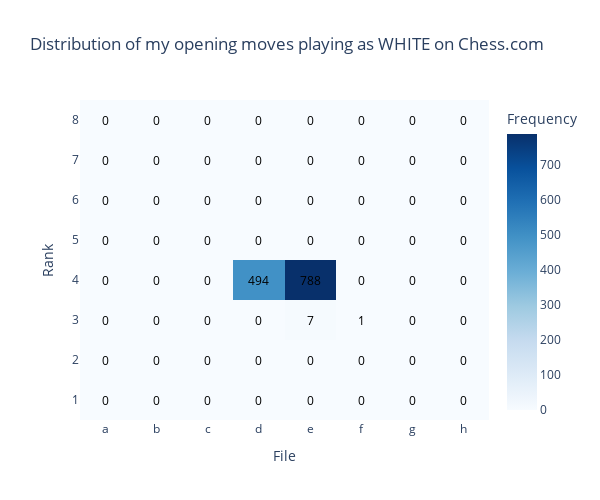

The cell this chart's notebook holds for it:
### Code cell
# Create annotated heatmap using Plotly
fig = go.Figure(data=go.Heatmap(
    z=white_heatmap_data,
    x=['a', 'b', 'c', 'd', 'e', 'f', 'g', 'h'],
    y=['8', '7', '6', '5', '4', '3', '2', '1'],  # Correct order for y-axis
    colorscale='Blues',
    colorbar=dict(title='Frequency')
))

# Add annotations
for i in range(len(white_heatmap_data)):
    for j in range(len(white_heatmap_data[i])):
        fig.add_annotation(
            x=j, y=i,
            text=str(white_heatmap_data[i][j]),
            showarrow=False,
            font=dict(color='black', size=12)
        )

# Update layout to correctly order the y-axis
fig.update_layout(
    title='Distribution of my opening moves playing as WHITE on Chess.com',
    xaxis=dict(title='File'),
    yaxis=dict(title='Rank', autorange='reversed'),
    xaxis_tickmode='array',
    yaxis_tickmode='array',
    xaxis_tickvals=list(range(8)),
    yaxis_tickvals=list(range(8)),
    xaxis_ticktext=['a', 'b', 'c', 'd', 'e', 'f', 'g', 'h'],
    yaxis_ticktext=['8', '1', '2', '3', '4', '5', '6', '7'],  # Correct order for y-axis
    width=600,
    height=500,
    autosize=False
)

# Show plot
fig.show()

### Figure 1 — Plotly figure (JSON) as saved in the notebook; plotly's stock layout.template omitted (floating-point values rounded to 4 significant figures)
{"data": [{"colorbar": {"title": {"text": "Frequency"}}, "colorscale": [[0, "rgb(247,251,255)"], [0.125, "rgb(222,235,247)"], [0.25, "rgb(198,219,239)"], [0.375, "rgb(158,202,225)"], [0.5, "rgb(107,174,214)"], [0.625, "rgb(66,146,198)"], [0.75, "rgb(33,113,181)"], [0.875, "rgb(8,81,156)"], [1, "rgb(8,48,107)"]], "type": "heatmap", "x": ["a", "b", "c", "d", "e", "f", "g", "h"], "y": ["8", "7", "6", "5", "4", "3", "2", "1"], "z": [[0, 0, 0, 0, 0, 0, 0, 0], [0, 0, 0, 0, 0, 0, 0, 0], [0, 0, 0, 0, 0, 0, 0, 0], [0, 0, 0, 0, 0, 0, 0, 0], [0, 0, 0, 494, 788, 0, 0, 0], [0, 0, 0, 0, 7, 1, 0, 0], [0, 0, 0, 0, 0, 0, 0, 0], [0, 0, 0, 0, 0, 0, 0, 0]]}], "layout": {"annotations": [{"font": {"color": "black", "size": 12}, "showarrow": false, "text": "0", "x": 0, "y": 0}, {"font": {"color": "black", "size": 12}, "showarrow": false, "text": "0", "x": 1, "y": 0}, {"font": {"color": "black", "size": 12}, "showarrow": false, "text": "0", "x": 2, "y": 0}, {"font": {"color": "black", "size": 12}, "showarrow": false, "text": "0", "x": 3, "y": 0}, {"font": {"color": "black", "size": 12}, "showarrow": false, "text": "0", "x": 4, "y": 0}, {"font": {"color": "black", "size": 12}, "showarrow": false, "text": "0", "x": 5, "y": 0}, {"font": {"color": "black", "size": 12}, "showarrow": false, "text": "0", "x": 6, "y": 0}, {"font": {"color": "black", "size": 12}, "showarrow": false, "text": "0", "x": 7, "y": 0}, {"font": {"color": "black", "size": 12}, "showarrow": false, "text": "0", "x": 0, "y": 1}, {"font": {"color": "black", "size": 12}, "showarrow": false, "text": "0", "x": 1, "y": 1}, {"font": {"color": "black", "size": 12}, "showarrow": false, "text": "0", "x": 2, "y": 1}, {"font": {"color": "black", "size": 12}, "showarrow": false, "text": "0", "x": 3, "y": 1}, {"font": {"color": "black", "size": 12}, "showarrow": false, "text": "0", "x": 4, "y": 1}, {"font": {"color": "black", "size": 12}, "showarrow": false, "text": "0", "x": 5, "y": 1}, {"font": {"color": "black", "size": 12}, "showarrow": false, "text": "0", "x": 6, "y": 1}, {"font": {"color": "black", "size": 12}, "showarrow": false, "text": "0", "x": 7, "y": 1}, {"font": {"color": "black", "size": 12}, "showarrow": false, "text": "0", "x": 0, "y": 2}, {"font": {"color": "black", "size": 12}, "showarrow": false, "text": "0", "x": 1, "y": 2}, {"font": {"color": "black", "size": 12}, "showarrow": false, "text": "0", "x": 2, "y": 2}, {"font": {"color": "black", "size": 12}, "showarrow": false, "text": "0", "x": 3, "y": 2}, {"font": {"color": "black", "size": 12}, "showarrow": false, "text": "0", "x": 4, "y": 2}, {"font": {"color": "black", "size": 12}, "showarrow": false, "text": "0", "x": 5, "y": 2}, {"font": {"color": "black", "size": 12}, "showarrow": false, "text": "0", "x": 6, "y": 2}, {"font": {"color": "black", "size": 12}, "showarrow": false, "text": "0", "x": 7, "y": 2}, {"font": {"color": "black", "size": 12}, "showarrow": false, "text": "0", "x": 0, "y": 3}, {"font": {"color": "black", "size": 12}, "showarrow": false, "text": "0", "x": 1, "y": 3}, {"font": {"color": "black", "size": 12}, "showarrow": false, "text": "0", "x": 2, "y": 3}, {"font": {"color": "black", "size": 12}, "showarrow": false, "text": "0", "x": 3, "y": 3}, {"font": {"color": "black", "size": 12}, "showarrow": false, "text": "0", "x": 4, "y": 3}, {"font": {"color": "black", "size": 12}, "showarrow": false, "text": "0", "x": 5, "y": 3}, {"font": {"color": "black", "size": 12}, "showarrow": false, "text": "0", "x": 6, "y": 3}, {"font": {"color": "black", "size": 12}, "showarrow": false, "text": "0", "x": 7, "y": 3}, {"font": {"color": "black", "size": 12}, "showarrow": false, "text": "0", "x": 0, "y": 4}, {"font": {"color": "black", "size": 12}, "showarrow": false, "text": "0", "x": 1, "y": 4}, {"font": {"color": "black", "size": 12}, "showarrow": false, "text": "0", "x": 2, "y": 4}, {"font": {"color": "black", "size": 12}, "showarrow": false, "text": "494", "x": 3, "y": 4}, {"font": {"color": "black", "size": 12}, "showarrow": false, "text": "788", "x": 4, "y": 4}, {"font": {"color": "black", "size": 12}, "showarrow": false, "text": "0", "x": 5, "y": 4}, {"font": {"color": "black", "size": 12}, "showarrow": false, "text": "0", "x": 6, "y": 4}, {"font": {"color": "black", "size": 12}, "showarrow": false, "text": "0", "x": 7, "y": 4}, {"font": {"color": "black", "size": 12}, "showarrow": false, "text": "0", "x": 0, "y": 5}, {"font": {"color": "black", "size": 12}, "showarrow": false, "text": "0", "x": 1, "y": 5}, {"font": {"color": "black", "size": 12}, "showarrow": false, "text": "0", "x": 2, "y": 5}, {"font": {"color": "black", "size": 12}, "showarrow": false, "text": "0", "x": 3, "y": 5}, {"font": {"color": "black", "size": 12}, "showarrow": false, "text": "7", "x": 4, "y": 5}, {"font": {"color": "black", "size": 12}, "showarrow": false, "text": "1", "x": 5, "y": 5}, {"font": {"color": "black", "size": 12}, "showarrow": false, "text": "0", "x": 6, "y": 5}, {"font": {"color": "black", "size": 12}, "showarrow": false, "text": "0", "x": 7, "y": 5}, {"font": {"color": "black", "size": 12}, "showarrow": false, "text": "0", "x": 0, "y": 6}, {"font": {"color": "black", "size": 12}, "showarrow": false, "text": "0", "x": 1, "y": 6}, {"font": {"color": "black", "size": 12}, "showarrow": false, "text": "0", "x": 2, "y": 6}, {"font": {"color": "black", "size": 12}, "showarrow": false, "text": "0", "x": 3, "y": 6}, {"font": {"color": "black", "size": 12}, "showarrow": false, "text": "0", "x": 4, "y": 6}, {"font": {"color": "black", "size": 12}, "showarrow": false, "text": "0", "x": 5, "y": 6}, {"font": {"color": "black", "size": 12}, "showarrow": false, "text": "0", "x": 6, "y": 6}, {"font": {"color": "black", "size": 12}, "showarrow": false, "text": "0", "x": 7, "y": 6}, {"font": {"color": "black", "size": 12}, "showarrow": false, "text": "0", "x": 0, "y": 7}, {"font": {"color": "black", "size": 12}, "showarrow": false, "text": "0", "x": 1, "y": 7}, {"font": {"color": "black", "size": 12}, "showarrow": false, "text": "0", "x": 2, "y": 7}, {"font": {"color": "black", "size": 12}, "showarrow": false, "text": "0", "x": 3, "y": 7}, {"font": {"color": "black", "size": 12}, "showarrow": false, "text": "0", "x": 4, "y": 7}, {"font": {"color": "black", "size": 12}, "showarrow": false, "text": "0", "x": 5, "y": 7}, {"font": {"color": "black", "size": 12}, "showarrow": false, "text": "0", "x": 6, "y": 7}, {"font": {"color": "black", "size": 12}, "showarrow": false, "text": "0", "x": 7, "y": 7}], "autosize": false, "height": 500, "title": {"text": "Distribution of my opening moves playing as WHITE on Chess.com"}, "width": 600, "xaxis": {"tickmode": "array", "ticktext": ["a", "b", "c", "d", "e", "f", "g", "h"], "tickvals": [0, 1, 2, 3, 4, 5, 6, 7], "title": {"text": "File"}}, "yaxis": {"autorange": "reversed", "tickmode": "array", "ticktext": ["8", "1", "2", "3", "4", "5", "6", "7"], "tickvals": [0, 1, 2, 3, 4, 5, 6, 7], "title": {"text": "Rank"}}}}
